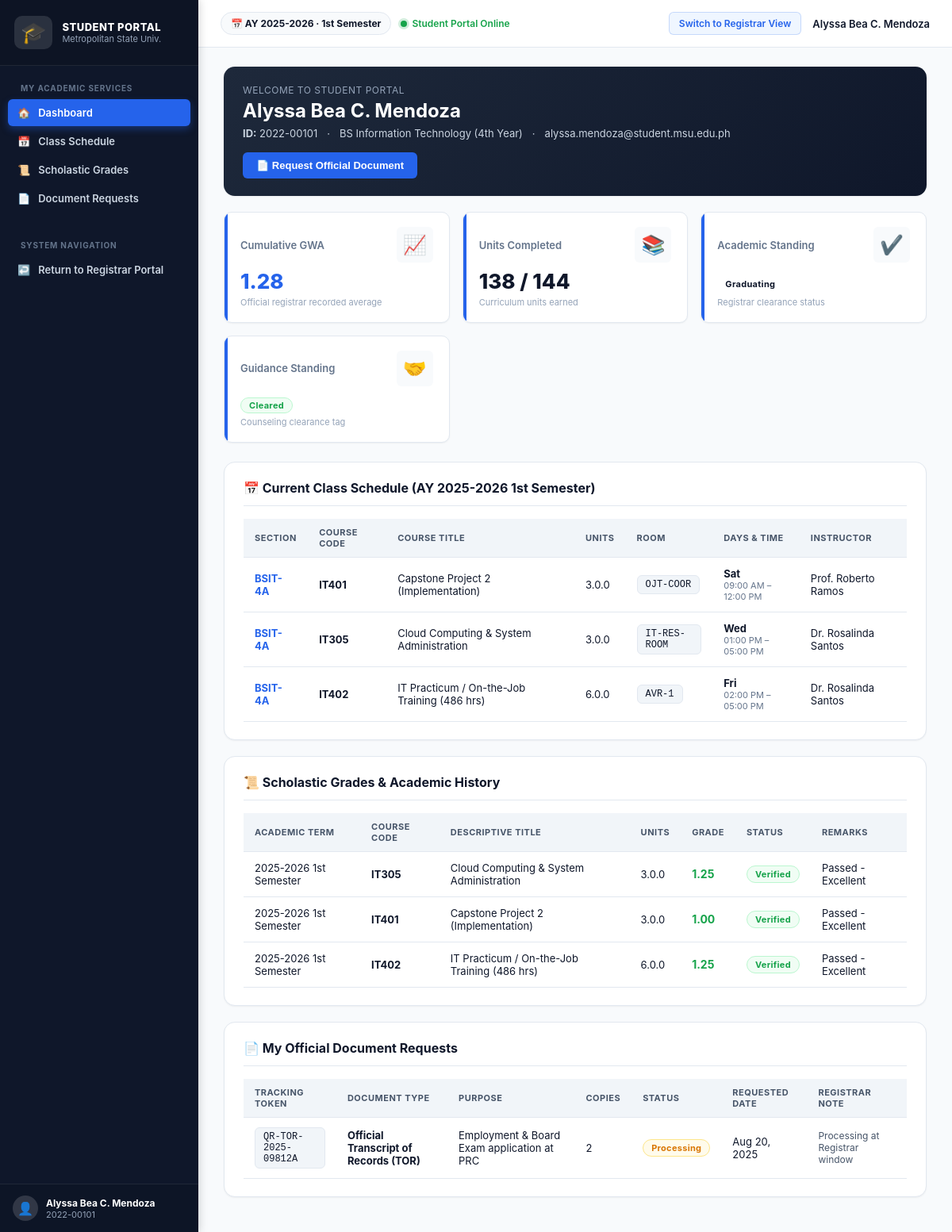
The app's page /student_dashboard.php with its own data.
### tables this page shows
CREATE TABLE `student_profile` (
  `user_id` int(11) NOT NULL,
  `program` varchar(100) NOT NULL DEFAULT 'BS Information Technology',
  `year_level` varchar(50) NOT NULL DEFAULT '1st Year',
  `curriculum_year` varchar(20) NOT NULL DEFAULT '2023-2027',
  `average_grade` decimal(4,2) DEFAULT NULL,
  `academic_status` enum('Good Standing','Probation','Graduating','Graduated','Disqualified') NOT NULL DEFAULT 'Good Standing',
  `enrollment_status` enum('Active','On-Leave','Dropped','Dismissed','Graduated') NOT NULL DEFAULT 'Active',
  `completed_units` int(11) NOT NULL DEFAULT 0,
  `units_remaining` int(11) NOT NULL DEFAULT 144,
  `guidance_clearance_status` enum('Cleared','Pending','Flagged') NOT NULL DEFAULT 'Cleared',
  `guidance_notes` text DEFAULT NULL,
  `contact_number` varchar(30) DEFAULT NULL,
  `address` text DEFAULT NULL,
  `birth_date` date DEFAULT NULL,
  `gender` enum('Male','Female') NOT NULL DEFAULT 'Female',
  PRIMARY KEY (`user_id`),
  CONSTRAINT `student_profile_ibfk_1` FOREIGN KEY (`user_id`) REFERENCES `user` (`id`) ON DELETE CASCADE
);

CREATE TABLE `user` (
  `id` int(11) NOT NULL AUTO_INCREMENT,
  `student_id_number` varchar(30) DEFAULT NULL,
  `name` varchar(150) NOT NULL,
  `email` varchar(150) NOT NULL,
  `password` varchar(255) NOT NULL,
  `role` enum('admin','registrar','student','faculty','guidance') NOT NULL DEFAULT 'student',
  `status` enum('active','inactive') NOT NULL DEFAULT 'active',
  `created_at` datetime NOT NULL DEFAULT current_timestamp(),
  PRIMARY KEY (`id`),
  UNIQUE KEY `email` (`email`),
  UNIQUE KEY `student_id_number` (`student_id_number`)
);

CREATE TABLE `settings` (
  `key` varchar(50) NOT NULL,
  `value` text NOT NULL,
  `description` varchar(255) DEFAULT NULL,
  PRIMARY KEY (`key`)
);

CREATE TABLE `class_offerings` (
  `id` int(11) NOT NULL AUTO_INCREMENT,
  `subject_id` int(11) NOT NULL,
  `section_code` varchar(50) NOT NULL,
  `school_year` varchar(20) NOT NULL,
  `semester` varchar(20) NOT NULL,
  `room` varchar(50) NOT NULL,
  `days_of_week` varchar(50) NOT NULL,
  `start_time` time NOT NULL,
  `end_time` time NOT NULL,
  `instructor_name` varchar(100) NOT NULL DEFAULT 'Prof. TBD',
  `capacity` int(11) NOT NULL DEFAULT 40,
  `slots_taken` int(11) NOT NULL DEFAULT 0,
  `status` enum('open','closed','cancelled') NOT NULL DEFAULT 'open',
  PRIMARY KEY (`id`),
  KEY `subject_id` (`subject_id`),
  CONSTRAINT `class_offerings_ibfk_1` FOREIGN KEY (`subject_id`) REFERENCES `subjects` (`id`) ON DELETE CASCADE
);

CREATE TABLE `subjects` (
  `id` int(11) NOT NULL AUTO_INCREMENT,
  `subject_code` varchar(30) NOT NULL,
  `subject_name` varchar(150) NOT NULL,
  `units` decimal(3,1) NOT NULL DEFAULT 3.0,
  `lec_hours` int(11) NOT NULL DEFAULT 3,
  `lab_hours` int(11) NOT NULL DEFAULT 0,
  `prerequisite_subject_id` int(11) DEFAULT NULL,
  `curriculum_program` varchar(100) NOT NULL DEFAULT 'BSIT',
  `year_level` varchar(20) NOT NULL DEFAULT '1st Year',
  `semester` varchar(20) NOT NULL DEFAULT '1st Semester',
  PRIMARY KEY (`id`),
  UNIQUE KEY `subject_code` (`subject_code`),
  KEY `prerequisite_subject_id` (`prerequisite_subject_id`),
  CONSTRAINT `subjects_ibfk_1` FOREIGN KEY (`prerequisite_subject_id`) REFERENCES `subjects` (`id`) ON DELETE SET NULL
);

CREATE TABLE `transcript_requests` (
  `id` int(11) NOT NULL AUTO_INCREMENT,
  `student_id` int(11) NOT NULL,
  `document_type` varchar(100) NOT NULL,
  `purpose` text DEFAULT NULL,
  `copies` int(11) NOT NULL DEFAULT 1,
  `status` enum('pending','processing','ready','released','rejected') NOT NULL DEFAULT 'pending',
  `qr_code_token` varchar(64) NOT NULL,
  `requested_at` datetime NOT NULL DEFAULT current_timestamp(),
  `processed_at` datetime DEFAULT NULL,
  `released_at` datetime DEFAULT NULL,
  `remarks` text DEFAULT NULL,
  PRIMARY KEY (`id`),
  UNIQUE KEY `qr_code_token` (`qr_code_token`),
  KEY `student_id` (`student_id`),
  CONSTRAINT `transcript_requests_ibfk_1` FOREIGN KEY (`student_id`) REFERENCES `user` (`id`) ON DELETE CASCADE
);

### student_dashboard.php (the view, shortened to what the rows shown need)
<?php
require 'config.php';
$userId = (int) ($_SESSION['user_id'] ?? 5);
$stmt = $pdo->prepare(
    "SELECT u.id, u.student_id_number, u.name, u.email, sp.*
     FROM `user` u
     JOIN student_profile sp ON sp.user_id = u.id
     WHERE u.id = ?"
);
$stmt->execute([$userId]);
$student = $stmt->fetch();
$currentSchoolYear = get_setting($pdo, 'current_school_year', '2025-2026');
$currentSemester   = get_setting($pdo, 'current_semester', '1st Semester');
$stmtSched = $pdo->prepare(
    "SELECT co.section_code, s.subject_code, s.subject_name, s.units, co.room,
            co.days_of_week, co.start_time, co.end_time, co.instructor_name
     FROM enrolled_subjects es
     JOIN enrollments e ON e.id = es.enrollment_id
     JOIN class_offerings co ON co.id = es.class_offering_id
     JOIN subjects s ON s.id = co.subject_id
     WHERE e.student_id = ? AND e.school_year = ? AND e.semester = ? AND es.status = 'enrolled'
     ORDER BY co.start_time ASC"
);
$stmtSched->execute([$userId, $currentSchoolYear, $currentSemester]);
$schedule = $stmtSched->fetchAll();
$stmtGrades = $pdo->prepare(
    "SELECT e.school_year, e.semester, s.subject_code, s.subject_name, s.units,
            g.grade, g.is_inc, g.status as grade_status, g.remarks
     FROM enrolled_subjects es
     JOIN enrollments e ON e.id = es.enrollment_id
     JOIN class_offerings co ON co.id = es.class_offering_id
     JOIN subjects s ON s.id = co.subject_id
     LEFT JOIN grades g ON g.enrolled_subject_id = es.id
     WHERE e.student_id = ?
     ORDER BY e.school_year DESC, e.semester DESC, s.subject_code ASC"
);
$stmtGrades->execute([$userId]);
$gradesList = $stmtGrades->fetchAll();
$stmtDocs = $pdo->prepare("SELECT * FROM transcript_requests WHERE student_id = ? ORDER BY requested_at DESC");
$stmtDocs->execute([$userId]);
$myRequests = $stmtDocs->fetchAll();
?>
<!doctype html>
<html lang="en">
<head>
  <link rel="stylesheet" href="dashboard.css">
</head>
<body class="dashboard-body">
  <aside class="dash-sidebar">
    <div class="dash-sidebar-footer">
      <div class="user-chip">
        <div class="user-info">
          <div class="user-name"><?php echo htmlspecialchars($student['name']); ?></div>
          <div class="user-role"><?php echo htmlspecialchars($student['student_id_number']); ?></div>
        </div>
      </div>
    </div>
  </aside>
  <div class="dash-main">
    <header class="dash-topbar">
      <div class="topbar-left">
        <span class="term-pill">📅 AY <?php echo htmlspecialchars($currentSchoolYear); ?> &middot; <?php echo htmlspecialchars($currentSemester); ?></span>
        <span class="system-status-indicator"><span class="pulse-dot"></span> Student Portal Online</span>
      </div>
      <div class="dash-right">
        <a href="admin_dashboard.php?switch_role=registrar" class="topbar-btn">Switch to Registrar View</a>
        <span class="user-badge"><?php echo htmlspecialchars($student['name']); ?></span>
      </div>
    </header>
    <div class="dash-content">
      <div class="dash-panel" style="margin-bottom:20px;background:linear-gradient(135deg, #1e293b, #0f172a);color:#ffffff;border:none;">
        <div style="display:flex;justify-content:space-between;align-items:center;flex-wrap:wrap;gap:16px;">
          <div>
            <div style="font-size:12px;color:#94a3b8;text-transform:uppercase;letter-spacing:0.5px;">Welcome to Student Portal</div>
            <h1 style="margin:4px 0 6px;font-size:24px;color:#ffffff;"><?php echo htmlspecialchars($student['name']); ?></h1>
            <div style="font-size:13px;color:#cbd5e1;display:flex;gap:12px;flex-wrap:wrap;">
              <span><strong>ID:</strong> <?php echo htmlspecialchars($student['student_id_number']); ?></span>
              <span>&middot;</span>
              <span><?php echo htmlspecialchars($student['program']); ?> (<?php echo htmlspecialchars($student['year_level']); ?>)</span>
              <span>&middot;</span>
              <span><?php echo htmlspecialchars($student['email']); ?></span>
            </div>
          </div>
        </div>
      </div>
      <div class="dash-stats">
        <div class="dash-stat-card">
          <div class="dash-stat-top"><div class="dash-stat-label">Cumulative GWA</div><div class="dash-stat-icon">📈</div></div>
          <div class="dash-stat-value" style="color:var(--accent);"><?php echo $student['average_grade'] ? number_format((float)$student['average_grade'], 2) : '1.25'; ?></div>
          <div class="dash-stat-sub">Official registrar recorded average</div>
        </div>
        <div class="dash-stat-card">
          <div class="dash-stat-top"><div class="dash-stat-label">Units Completed</div><div class="dash-stat-icon">📚</div></div>
          <div class="dash-stat-value"><?php echo (int)$student['completed_units']; ?> / 144</div>
          <div class="dash-stat-sub">Curriculum units earned</div>
        </div>
        <div class="dash-stat-card">
          <div class="dash-stat-value" style="font-size:20px;"><span class="badge badge-<?php echo strtolower(str_replace(' ', '_', $student['academic_status'])); ?>"><?php echo htmlspecialchars($student['academic_status']); ?></span></div>
        </div>
        <div class="dash-stat-card">
          <div class="dash-stat-value" style="font-size:20px;"><span class="badge badge-<?php echo strtolower($student['guidance_clearance_status']); ?>"><?php echo htmlspecialchars($student['guidance_clearance_status']); ?></span></div>
        </div>
      </div>
      <div class="dash-panel" id="schedule-sec">
        <div class="dash-panel-header">
          <h2>📅 Current Class Schedule (AY <?php echo htmlspecialchars($currentSchoolYear); ?> <?php echo htmlspecialchars($currentSemester); ?>)</h2>
        </div>
        <?php if (empty($schedule)): ?>
          <p style="color:#64748b;font-size:13px;text-align:center;padding:20px;">No enrolled classes found for the active semester.</p>
        <?php else: ?>
          <div class="table-responsive">
            <table class="table-simple">
              <thead>
                <tr>
                  <th>Section</th>
                  <th>Course Code</th>
                  <th>Course Title</th>
                  <th>Units</th>
                  <th>Room</th>
                  <th>Days &amp; Time</th>
                  <th>Instructor</th>
                </tr>
              </thead>
              <tbody>
                <?php foreach ($schedule as $sc): ?>
                <tr>
                  <td><strong style="color:var(--accent);"><?php echo htmlspecialchars($sc['section_code']); ?></strong></td>
                  <td><strong><?php echo htmlspecialchars($sc['subject_code']); ?></strong></td>
                  <td><?php echo htmlspecialchars($sc['subject_name']); ?></td>
                  <td><?php echo htmlspecialchars($sc['units']); ?>.0</td>
                  <td><span class="token-chip"><?php echo htmlspecialchars($sc['room']); ?></span></td>
                  <td>
                    <strong><?php echo htmlspecialchars($sc['days_of_week']); ?></strong>
                    <div style="font-size:11px;color:#64748b;"><?php echo date('h:i A', strtotime($sc['start_time'])); ?> – <?php echo date('h:i A', strtotime($sc['end_time'])); ?></div>
                  </td>
                  <td><?php echo htmlspecialchars($sc['instructor_name']); ?></td>
                </tr>
                <?php endforeach; ?>
              </tbody>
            </table>
          </div>
        <?php endif; ?>
      </div>
      <div class="dash-panel" id="grades-sec">
        <div class="dash-panel-header">
          <h2>📜 Scholastic Grades &amp; Academic History</h2>
        </div>
        <?php if (empty($gradesList)): ?>
          <p style="color:#64748b;font-size:13px;text-align:center;padding:20px;">No grades recorded yet.</p>
        <?php else: ?>
          <div class="table-responsive">
            <table class="table-simple">
              <thead>
                <tr>
                  <th>Academic Term</th>
                  <th>Course Code</th>
                  <th>Descriptive Title</th>
                  <th>Units</th>
                  <th>Grade</th>
                  <th>Status</th>
                  <th>Remarks</th>
                </tr>
              </thead>
            </table>
          </div>
        <?php endif; ?>
      </div>
      <div class="dash-panel" id="requests-sec">
        <div class="dash-panel-header">
          <h2>📄 My Official Document Requests</h2>
        </div>
        <?php if (empty($myRequests)): ?>
          <p style="color:#64748b;font-size:13px;text-align:center;padding:20px;">You have no active document requests.</p>
        <?php else: ?>
          <div class="table-responsive">
            <table class="table-simple">
              <thead>
                <tr>
                  <th>Tracking Token</th>
                  <th>Document Type</th>
                  <th>Purpose</th>
                  <th>Copies</th>
                  <th>Status</th>
                  <th>Requested Date</th>
                  <th>Registrar Note</th>
                </tr>
              </thead>
              <tbody>
                <?php foreach ($myRequests as $mr): ?>
                <tr>
                  <td><span class="token-chip"><?php echo htmlspecialchars($mr['qr_code_token']); ?></span></td>
                  <td><strong><?php echo htmlspecialchars($mr['document_type']); ?></strong></td>
                  <td><?php echo htmlspecialchars($mr['purpose']); ?></td>
                  <td><?php echo $mr['copies']; ?></td>
                  <td><span class="badge badge-<?php echo strtolower($mr['status']); ?>"><?php echo htmlspecialchars(ucfirst($mr['status'])); ?></span></td>
                  <td><?php echo date('M d, Y', strtotime($mr['requested_at'])); ?></td>
                  <td style="font-size:12px;color:#475569;"><?php echo htmlspecialchars($mr['remarks'] ?: 'Processing at Registrar window'); ?></td>
                </tr>
                <?php endforeach; ?>
              </tbody>
            </table>
          </div>
        <?php endif; ?>
      </div>
    </div>
  </div>
</body>
</html>

### records on screen
student_profile: user_id.name "Alyssa Bea C. Mendoza", user_id.student_id_number "2022-00101", program "BS Information Technology", year_level "4th Year", user_id.email "alyssa.mendoza@student.msu.edu.ph", average_grade "1.28", completed_units "138", academic_status "Graduating", guidance_clearance_status "Cleared"
settings: value "2025-2026"
settings: value "1st Semester"
class_offerings: section_code "BSIT-4A", subject.subject_code "IT401", subject.subject_name "Capstone Project 2 (Implementation)", subject.units "3.0", room "OJT-COOR", days_of_week "Sat", start_time "09:00 AM", end_time "12:00 PM", instructor_name "Prof. Roberto Ramos"
class_offerings: section_code "BSIT-4A", subject.subject_code "IT305", subject.subject_name "Cloud Computing & System Administration", subject.units "3.0", room "IT-RES-ROOM", days_of_week "Wed", start_time "01:00 PM", end_time "05:00 PM", instructor_name "Dr. Rosalinda Santos"
class_offerings: section_code "BSIT-4A", subject.subject_code "IT402", subject.subject_name "IT Practicum / On-the-Job Training (486 hrs)", subject.units "6.0", room "AVR-1", days_of_week "Fri", start_time "02:00 PM", end_time "05:00 PM", instructor_name "Dr. Rosalinda Santos"
transcript_requests: qr_code_token "QR-TOR-2025-09812A", document_type "Official Transcript of Records (TOR)", purpose "Employment & Board Exam application at PRC", copies "2", status "Processing", requested_at "Aug 20, 2025", remarks "Processing at Registrar window"

### other values on screen
$gl['school_year'] . ' ' . $gl['semester'] "2025-2026 1st Semester"
$gl['subject_code'] "IT305"
$gl['subject_name'] "Cloud Computing & System Administration"
$gl['units'] "3.0"
$grVal "1.25"
$gl['grade_status'] ?: 'In Progress' "Verified"
$gl['remarks'] ?: '—' "Passed - Excellent"
$gl['subject_code'] "IT401"
$gl['subject_name'] "Capstone Project 2 (Implementation)"
$grVal "1.00"
$gl['subject_code'] "IT402"
$gl['subject_name'] "IT Practicum / On-the-Job Training (486 hrs)"
$gl['units'] "6.0"
